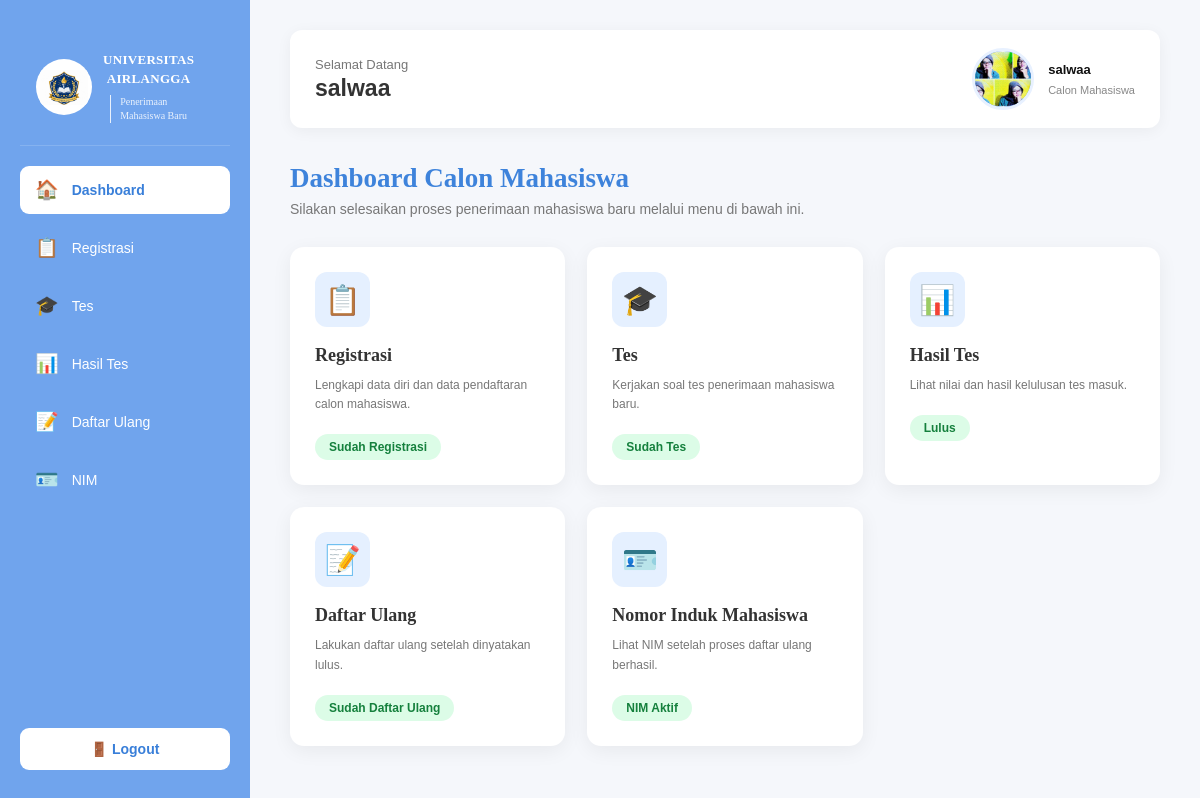
/user/dashboard.php (signed in), run on the app's committed database.
### tables this page shows
CREATE TABLE `calon_maba` (
  `id` int(11) NOT NULL,
  `user_id` int(11) NOT NULL,
  `nomor_tes` varchar(30) DEFAULT NULL,
  `nama_lengkap` varchar(100) DEFAULT NULL,
  `tempat_lahir` varchar(100) DEFAULT NULL,
  `tanggal_lahir` date DEFAULT NULL,
  `jenis_kelamin` enum('L','P') DEFAULT NULL,
  `alamat` text DEFAULT NULL,
  `asal_sekolah` varchar(150) DEFAULT NULL,
  `jurusan` varchar(100) DEFAULT NULL,
  `foto` varchar(255) DEFAULT NULL,
  `status_pendaftaran` enum('Belum Lengkap','Sudah Lengkap') DEFAULT 'Belum Lengkap'
);

### user/dashboard.php (the view, shortened to what this page needs)
<?php
require_once "../config/koneksi.php";
$user_id = $_SESSION['user_id'];
$ambilProfil = mysqli_prepare(
    $conn,
    "SELECT foto, nama_lengkap
     FROM calon_maba
     WHERE user_id = ?"
);
mysqli_stmt_bind_param($ambilProfil, "i", $user_id);
mysqli_stmt_execute($ambilProfil);
$hasilProfil = mysqli_stmt_get_result($ambilProfil);
$profil = mysqli_fetch_assoc($hasilProfil);
$reg = mysqli_query($conn,
    "SELECT * FROM calon_maba WHERE user_id='$user_id'");
$registrasi = mysqli_num_rows($reg) > 0;
$hasil = mysqli_query($conn,
    "SELECT * FROM hasil_tes WHERE user_id='$user_id' ORDER BY id DESC LIMIT 1");
$dataHasil = mysqli_fetch_assoc($hasil);
$du = mysqli_query($conn,
    "SELECT * FROM daftar_ulang WHERE user_id='$user_id'");
$daftarUlang = mysqli_num_rows($du) > 0;
$nim = mysqli_query($conn,
    "SELECT * FROM mahasiswa WHERE user_id='$user_id'");
$nimAktif = mysqli_num_rows($nim) > 0;
?>
<!DOCTYPE html>
<html lang="id">
<head>
    <link rel="stylesheet" href="../css/dasboard.css">
</head>
<body>
<div class="dashboard">
<aside class="sidebar">
    <div class="logo">
        <div class="logo-icon">
            <img
                src="../assets/univp.jpeg"
                alt="Logo Universitas Airlangga"
            >
        </div>
        <div class="logo-text">
            <strong>UNIVERSITAS</strong>
            <strong>AIRLANGGA</strong>
            <span>
                Penerimaan<br>
                Mahasiswa Baru
            </span>
        </div>
    </div>
    <nav class="menu">
        <a href="dashboard.php" class="active">
            <span>🏠</span>
            Dashboard
        </a>
        <a href="pendaftaran.php">
            <span>📋</span>
            Registrasi
        </a>
        <a href="tes.php">
            <span>🎓</span>
            Tes
        </a>
        <a href="hasil_tes.php">
            <span>📊</span>
            Hasil Tes
        </a>
        <a href="daftar_ulang.php">
            <span>📝</span>
            Daftar Ulang
        </a>
        <a href="nim.php">
            <span>🪪</span>
            NIM
        </a>
    </nav>
    <a href="../logout.php" class="logout">
        🚪 Logout
    </a>
</aside>
    <main class="main-content">
        <header class="topbar">
            <div>
                <p class="welcome">
                    Selamat Datang
                </p>
                <h1>
                    <?= htmlspecialchars($_SESSION['nama']); ?>
                </h1>
            </div>
<div class="profile">
    <div class="profile-photo">
        <?php if (!empty($profil['foto'])): ?>
            <img
                src="../uploads/foto/<?= htmlspecialchars($profil['foto']); ?>"
                alt="Foto Profil"
            >
        <?php else: ?>
            <span>👤</span>
        <?php endif; ?>
    </div>
    <div class="profile-info">
        <strong>
            <?= htmlspecialchars(
                $profil['nama_lengkap']
                ?? $_SESSION['nama']
            ); ?>
        </strong>
        <span>
            Calon Mahasiswa
        </span>
    </div>
</div>
        </header>
        <section class="dashboard-title">
            <h2>
                Dashboard Calon Mahasiswa
            </h2>
            <p>
                Silakan selesaikan proses penerimaan mahasiswa baru melalui menu di bawah ini.
            </p>
        </section>
        <section class="card-container">
            <a href="pendaftaran.php" class="card">
                <div class="card-icon">
                    📋
                </div>
                <h3>
                    Registrasi
                </h3>
                <p>
                    Lengkapi data diri dan data pendaftaran calon mahasiswa.
                </p>
               <?php if($registrasi): ?>
    <span class="badge success">Sudah Registrasi</span>
<?php else: ?>
    <span class="badge">Belum Mulai</span>
<?php endif; ?>
            </a>
            <a href="tes.php" class="card">
                <div class="card-icon">
                    🎓
                </div>
                <h3>
                    Tes
                </h3>
                <p>
                    Kerjakan soal tes penerimaan mahasiswa baru.
                </p>
               <?php if($dataHasil): ?>
    <span class="badge success">Sudah Tes</span>
<?php else: ?>
    <span class="badge">Belum Mulai</span>
<?php endif; ?>
            </a>
            <a href="hasil_tes.php" class="card">
                <div class="card-icon">
                    📊
                </div>
                <h3>
                    Hasil Tes
                </h3>
                <p>
                    Lihat nilai dan hasil kelulusan tes masuk.
                </p>
              <?php if($dataHasil): ?>
    <?php if($dataHasil['status']=="Lulus"): ?>
        <span class="badge success">Lulus</span>
    <?php else: ?>
        <span class="badge danger">Tidak Lulus</span>
    <?php endif; ?>
<?php else: ?>
    <span class="badge">Belum Tersedia</span>
<?php endif; ?>
            </a>
            <a href="daftar_ulang.php" class="card">
                <div class="card-icon">
                    📝
                </div>
                <h3>
                    Daftar Ulang
                </h3>
                <p>
                    Lakukan daftar ulang setelah dinyatakan lulus.
                </p>
               <?php if($daftarUlang): ?>
    <span class="badge success">Sudah Daftar Ulang</span>
<?php else: ?>
    <span class="badge">Belum Tersedia</span>
<?php endif; ?>
            </a>
            <a href="nim.php" class="card">
                <div class="card-icon">
                    🪪
                </div>
                <h3>
                    Nomor Induk Mahasiswa
                </h3>
                <p>
                    Lihat NIM setelah proses daftar ulang berhasil.
                </p>
               <?php if($nimAktif): ?>
    <span class="badge success">NIM Aktif</span>
<?php else: ?>
    <span class="badge">Belum Tersedia</span>
<?php endif; ?>
            </a>
        </section>
    </main>
</div>
</body>
</html>

### css/dasboard.css (style rules this page uses)
* { margin: 0; padding: 0; box-sizing: border-box; }
body { font-family: Arial, sans-serif; background: #f5f7fb; color: #202020; }
a { text-decoration: none; color: inherit; }
.dashboard { min-height: 100vh; display: flex; }
.sidebar { width: 250px; min-height: 100vh; background: #70a4ed; padding: 30px 20px; display: flex; flex-direction: column; position: fixed; left: 0; top: 0; }
.logo { display: flex; align-items: center; gap: 10px; margin-bottom: 45px; color: white; }
.logo-icon { font-size: 37px; }
.logo-text { display: flex; align-items: center; gap: 9px; }
.logo-text strong { font-family: Georgia, serif; font-size: 23px; }
.logo-text span { padding-left: 9px; border-left: 1px solid white; font-family: Georgia, serif; font-size: 9px; line-height: 1.3; }
.menu { display: flex; flex-direction: column; gap: 10px; }
.menu a { min-height: 48px; padding: 0 15px; display: flex; align-items: center; gap: 13px; border-radius: 9px; color: white; font-size: 14px; transition: .2s; }
.menu a span { font-size: 19px; }
.menu a.active { background: white; color: #397fd9; font-weight: bold; }
.logout { margin-top: auto; background: white; color: #397fd9; padding: 13px 15px; text-align: center; border-radius: 9px; font-weight: bold; font-size: 14px; }
.main-content { margin-left: 250px; width: calc(100% - 250px); padding: 30px 40px 50px; }
.topbar { background: white; min-height: 90px; padding: 18px 25px; border-radius: 12px; display: flex; align-items: center; justify-content: space-between; box-shadow: 0 3px 15px rgba(0,0,0,.05); }
.welcome { color: #777; font-size: 13px; margin-bottom: 3px; }
.topbar h1 { font-size: 23px; color: #333; }
.profile { display: flex; align-items: center; gap: 10px; }
.profile { display: flex; align-items: center; gap: 14px; }
.profile-photo { width: 62px; height: 62px; border-radius: 50%; overflow: hidden; background: #70a4ed; flex-shrink: 0; display: flex; align-items: center; justify-content: center; border: 3px solid #e8f1ff; }
.profile-photo img { width: 100%; height: 100%; object-fit: cover; object-position: center; display: block; }
.profile-info { display: flex; flex-direction: column; }
.profile-info strong { color: #111; font-size: 16px; font-weight: 700; margin-bottom: 4px; }
.profile-info span { color: #777; font-size: 13px; }
.profile div:last-child { display: flex; flex-direction: column; }
.profile strong { font-size: 13px; }
.profile span { font-size: 11px; color: #888; margin-top: 3px; }
.dashboard-title { margin-top: 35px; }
.dashboard-title h2 { font-family: Georgia, serif; color: #3e83db; font-size: 27px; margin-bottom: 7px; }
.dashboard-title p { color: #777; font-size: 14px; }
.card-container { margin-top: 30px; display: grid; grid-template-columns: repeat(3, minmax(200px, 1fr)); gap: 22px; }
.card { min-height: 220px; background: white; padding: 25px; border-radius: 14px; box-shadow: 0 5px 20px rgba(0,0,0,.06); transition: .25s; position: relative; }
.card-icon { width: 55px; height: 55px; background: #e5f0ff; border-radius: 12px; display: flex; align-items: center; justify-content: center; font-size: 29px; margin-bottom: 18px; }
.card h3 { font-family: Georgia, serif; font-size: 18px; margin-bottom: 10px; color: #333; }
.card p { color: #777; font-size: 12px; line-height: 1.6; margin-bottom: 20px; }
.badge { display:inline-block; padding:6px 14px; border-radius:20px; background:#dbeafe; color:#2563eb; font-size:12px; font-weight:600; }
.badge.success { background:#dcfce7; color:#15803d; }
.sidebar .logo { display: flex; align-items: center; gap: 11px; padding: 22px 16px; margin-bottom: 20px; border-bottom: 1px solid rgba(255, 255, 255, 0.15); }
.sidebar .logo-icon { width: 56px; height: 56px; flex: 0 0 56px; display: flex; align-items: center; justify-content: center; background: #ffffff; border-radius: 50%; overflow: hidden; }
.sidebar .logo-icon img { width: 100%; height: 100%; padding: 4px; object-fit: contain; }
.sidebar .logo-text { display: flex; flex-direction: column; gap: 2px; min-width: 0; color: #ffffff; }
.sidebar .logo-text strong { font-family: Georgia, "Times New Roman", serif; font-size: 13px; line-height: 1.3; letter-spacing: 0.3px; }
.sidebar .logo-text span { margin-top: 5px; font-size: 10px; line-height: 1.4; opacity: 0.85; }

### data on the page
calon_maba: foto (picture), nama_lengkap "salwaa"

### other printed values
$_SESSION['nama'] "salwaa"
